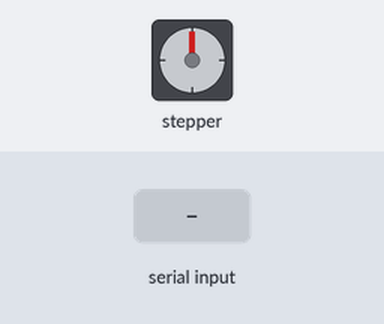
Recording of a sketch running on a simulated Arduino Uno, built with avr-gcc and run on an emulated ATmega328P. On the bench: stepper motor. Wiring (inferred from the names in the program): stepper motor driver (200 steps per turn assumed): step pin 9; direction pin 10. Inputs (shaded band) come from the test bench.

Above: at 1.2 s.
1.3 s: "1" received over Serial
At 1.65 s:
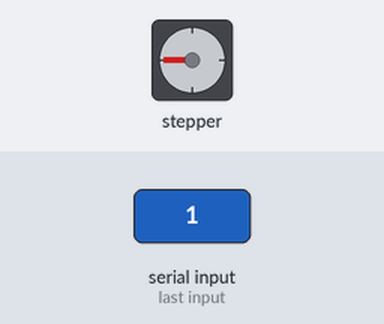
3.2 s: "2" received over Serial
At 3.35 s:
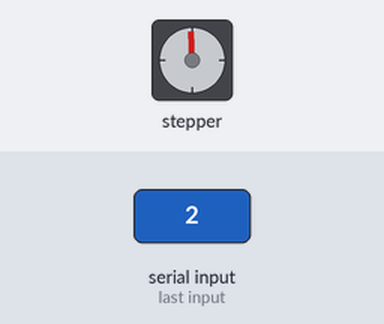
Timing chart, 0 to 6.2 s (numbered marks = the images above; inputs shaded):
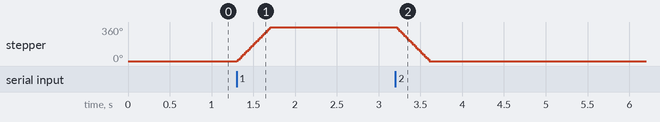

Measured:
- after the input at 1.3 s, stepper: turns 360° clockwise in 0.40 s, starting at once
- after the input at 3.2 s, stepper: turns 360° counter-clockwise in 0.40 s, starting at once

The sketch:

ardu_mm_motor.ino
```cpp
/******************************************************************************
Programa para minimo para mover el motor por milimetro en una u otra direccion
******************************************************************************/
//Declare pin functions on Redboard
#define stp 9
#define dir 10
char user_input;
long x;
int y;
int state;


void setup() {
  pinMode(stp, OUTPUT);
  pinMode(dir, OUTPUT);
  resetEDPins(); //Set step, direction, microstep and enable pins to default states
  Serial.begin(9600); //Open Serial connection for debugging

}

//Main loop
void loop() {
  while(Serial.available()){
      user_input = Serial.read(); //Read user input and trigger appropriate function
        if (user_input =='1') StepForwardDefault();
        if(user_input =='2') ReverseStepDefault();
      }
      resetEDPins();
  }


//Reset Easy Driver pins to default states
void resetEDPins()
{
  digitalWrite(stp, LOW);
  digitalWrite(dir, LOW);
}

//Default microstep mode function
void StepForwardDefault()
{
  digitalWrite(dir, HIGH); //Pull direction pin low to move "forward"
  for(x= 0; x<200; x++)  //Loop the forward stepping enough times for motion to be visible
  {
    digitalWrite(stp,HIGH); //Trigger one step forward
    delay(1);
    digitalWrite(stp,LOW); //Pull step pin low so it can be triggered again
    delay(1);;

  }
}

void ReverseStepDefault()
{

  digitalWrite(dir, LOW); //Pull direction pin low to move "forward"
  for(x= 0; x<200; x++)  //Loop the forward stepping enough times for motion to be visible 2000 pasos por cm
  {
    digitalWrite(stp,HIGH); //Trigger one step forward
    delay(1);
    digitalWrite(stp,LOW); //Pull step pin low so it can be triggered again
    delay(1);
  }
}
```
